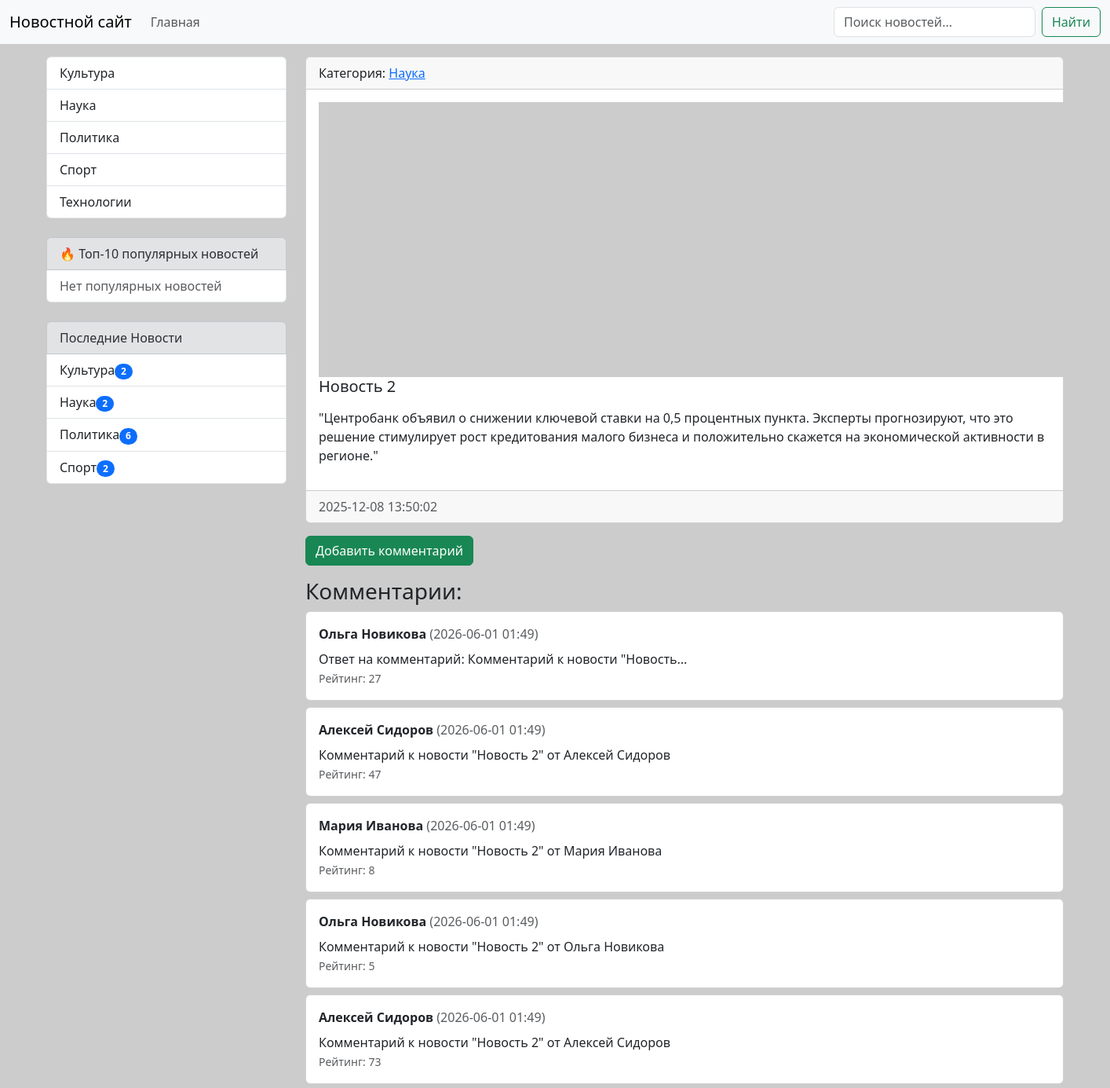
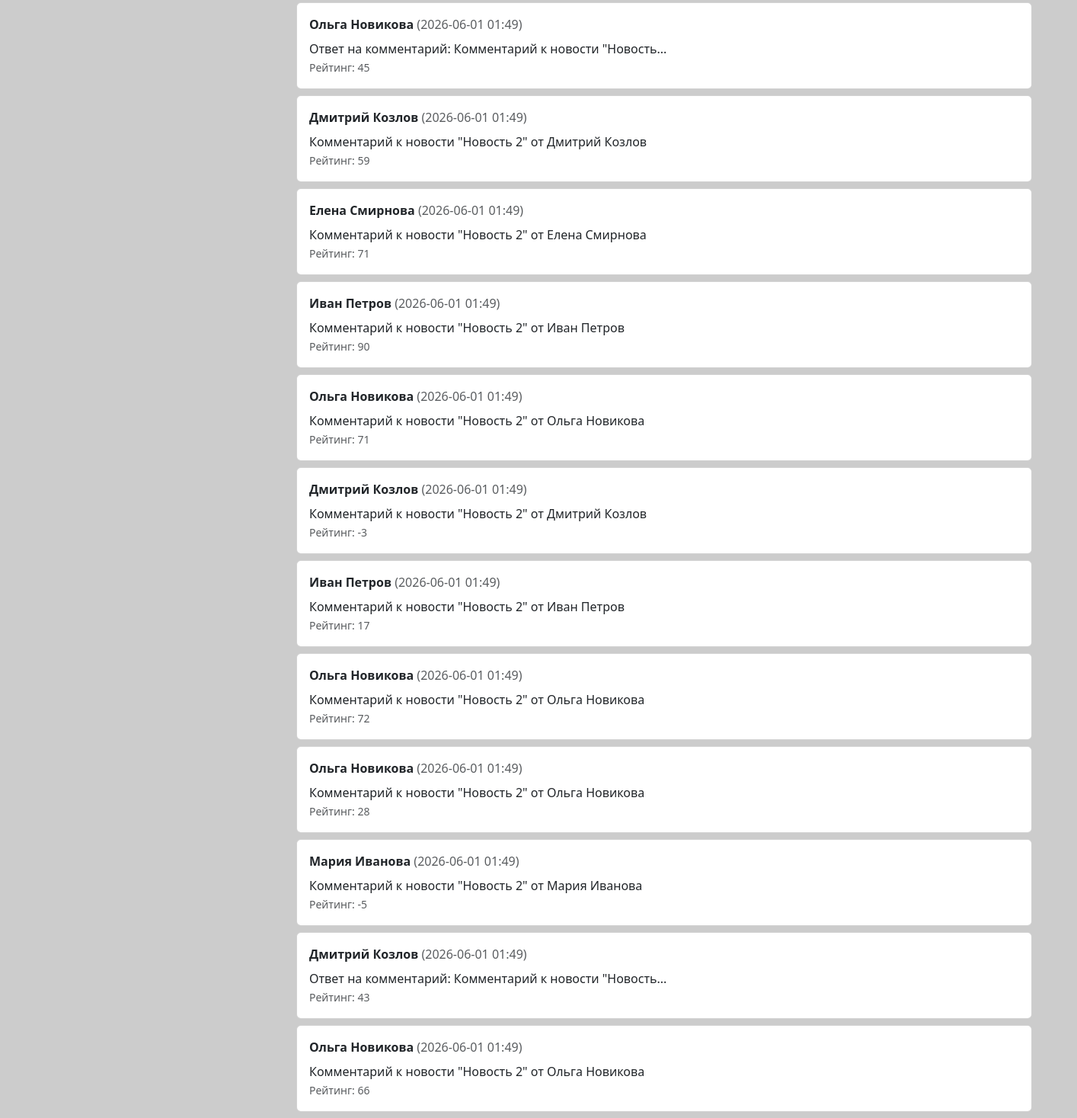
The app's page /news/news/2/ with its own data (2 pictures, top to bottom).
### news/models.py (models this page shows, shortened)
class Category(models.Model):
    title = models.CharField(max_length=150, db_index=True, verbose_name='Наименование категории')
    def __str__(self):
        return self.title
    def get_absolute_url(self):
        return reverse('news:category', kwargs={'category_id': self.pk})

class News(models.Model):
    title = models.CharField(max_length=150, verbose_name='Наименование')
    content = models.TextField(blank=True, verbose_name='Контент')
    created_at = models.DateTimeField(auto_now_add=True, verbose_name='Дата публикации')
    updated_at = models.DateTimeField(auto_now=True, verbose_name='Обновлено')
    photo = models.ImageField(upload_to='photos/%Y/%m/%d', verbose_name='Фото', blank=True)
    is_published = models.BooleanField(default=True, verbose_name='Опубликовано')
    category = models.ForeignKey(Category, on_delete=models.PROTECT, null=True, verbose_name='Категория', related_name='get_news')
    views = models.IntegerField(default=0, verbose_name='Просмотры')
    class Meta:
        verbose_name = 'Новость'
        verbose_name_plural = 'Новости'
        ordering = ['-created_at']

class Comment(models.Model):
    author = models.ForeignKey(Author, on_delete=models.CASCADE, related_name='comments', verbose_name='Автор')
    news = models.ForeignKey(News, on_delete=models.CASCADE, related_name='comments', verbose_name='Новость')
    parent = models.ForeignKey('self', on_delete=models.CASCADE, null=True, blank=True, related_name='replies', verbose_name='Ответ на комментарий')
    text = models.TextField(verbose_name='Текст комментария')
    rating = models.IntegerField(default=0, verbose_name='Рейтинг')
    created_at = models.DateTimeField(auto_now_add=True, verbose_name='Дата создания')
    class Meta:
        verbose_name = 'Комментарий'
        verbose_name_plural = 'Комментарии'
        ordering = ['-created_at']

class Author(models.Model):
    name = models.CharField(max_length=100, verbose_name='Имя автора')
    email = models.EmailField(verbose_name='Email', blank=True)
    class Meta:
        verbose_name = 'Автор'
        verbose_name_plural = 'Авторы'
        ordering = ['name']

### news/views.py (the view)
# urls.py: path('news/<int:pk>/', ViewNews.as_view(), name='view_news'),
class ViewNews(DetailView):
    model = News
    context_object_name = 'news_item'
    template_name = 'news/view_news.html'

### news/templatetags/news_tags.py (called while the page is built)
@register.simple_tag(name='get_list_categories')
def get_categories():
    return Category.objects.all()

@register.inclusion_tag('news/list_categories.html')
def show_categories(arg1='Последние', arg2='Новости'):
    categories = Category.objects.annotate(cnt=Count('get_news')).filter(cnt__gt=0)
    return {'categories': categories, 'arg1': arg1, 'arg2': arg2}

### news/templates/news/view_news.html (shortened to what this page needs)
{% extends 'base.html' %}
{% block sidebar %}
{% include 'inc/_sidebar.html' %}
{% endblock %}
{% block content %}
<div class="card mb-3">
    <div class="card-header">
        Категория:
        <a href="{{ news_item.category.get_absolute_url }}">{{ news_item.category }}</a>
    </div>
    <div class="card-body">
        <div class="media">
            {% if news_item.photo %}
                <img src="{{ news_item.photo.url }}" alt="" width="350" class="mr-3">
            {% else %}
                <img src="https://picsum.photos/id/1060/350/235/?blur=2" alt="" class="mr-3">
            {% endif %}
            <div class="media-body">
                <h5 class="card-title">{{ news_item.title }}</h5>
                <p class="card-text">{{ news_item.content|safe|linebreaks }}</p>
            </div>
        </div>
    </div>
    <div class="card-footer text-muted">
        {{ news_item.created_at|date:"Y-m-d H:i:s" }}
    </div>
</div>
<div class="mt-3 mb-3">
    <a href="{% url 'news:add_comment' news_item.pk %}" class="btn btn-success">Добавить комментарий</a>
</div>
<h3>Комментарии:</h3>
{% for comment in news_item.comments.all %}
    <div class="card mb-2">
        <div class="card-body">
            <strong>{{ comment.author.name }}</strong>
            <span class="text-muted">({{ comment.created_at|date:"Y-m-d H:i" }})</span>
            <p class="mb-0 mt-2">{{ comment.text }}</p>
            <small class="text-muted">Рейтинг: {{ comment.rating }}</small>
        </div>
    </div>
{% empty %}
    <p>Нет комментариев. Будьте первым!</p>
{% endfor %}
{% endblock %}

### templates/inc/_sidebar.html
{% load news_tags %}
<div class="list-group">
    {% get_list_categories as categories %}
    {% for item in categories %}
        <a href="{% url 'news:category' item.pk %}"
           class="list-group-item list-group-item-action">
           {{ item.title }}
        </a>
    {% endfor %}
</div>
<br>
<div class="list-group">
    <div class="list-group-item list-group-item-secondary">
        🔥 Топ-10 популярных новостей
    </div>
    {% for news in popular_news %}
        <a href="{{ news.get_absolute_url }}"
           class="list-group-item list-group-item-action d-flex justify-content-between align-items-center">
            {{ news.title }}
            <span class="badge bg-primary rounded-pill">{{ news.views }}</span>
        </a>
    {% empty %}
        <div class="list-group-item text-muted">
            Нет популярных новостей
        </div>
    {% endfor %}
</div>
<br>
{% show_categories %}

### news/templates/news/list_categories.html
<div class="list-group">
    <div class="list-group-item list-group-item-secondary">{{ arg1 }} {{ arg2 }}</div>
    {% for item in categories %}
        <a href="{{ item.get_absolute_url }}" class="list-group-item list-group-item-action">{{ item.title }}<span class = "badge bg-primary rounded-pill">{{item.cnt}}</span></a>
    {% endfor %}
</div>

### MySite/static/css/style.css (style rules this page uses)
body { background-color: #ccc; }

### records on screen
Category: title "Культура", cnt "2"
Category: title "Наука", cnt "2"
Category: title "Политика", cnt "6"
Category: title "Спорт", cnt "2"
Category: title "Технологии"
News: category "Наука", title "Новость 2", content "\"Центробанк объявил о снижении ключевой ставки на 0,5 процентных пункта. Эксперты прогнозируют, что это решение стимулирует рост кредитования малого бизнеса и положительно скажется на экономической активности в регионе.\"", created_at "2025-12-08 13:50:02"
Comment: author.name "Ольга Новикова", created_at "2026-06-01 01:49", text "Ответ на комментарий: Комментарий к новости \"Новость...", rating "27"
Comment: author.name "Алексей Сидоров", created_at "2026-06-01 01:49", text "Комментарий к новости \"Новость 2\" от Алексей Сидоров", rating "47"
Comment: author.name "Мария Иванова", created_at "2026-06-01 01:49", text "Комментарий к новости \"Новость 2\" от Мария Иванова", rating "8"
Comment: author.name "Ольга Новикова", created_at "2026-06-01 01:49", text "Комментарий к новости \"Новость 2\" от Ольга Новикова", rating "5"
Comment: author.name "Алексей Сидоров", created_at "2026-06-01 01:49", text "Комментарий к новости \"Новость 2\" от Алексей Сидоров", rating "73"
Comment: author.name "Ольга Новикова", created_at "2026-06-01 01:49", text "Ответ на комментарий: Комментарий к новости \"Новость...", rating "45"
Comment: author.name "Дмитрий Козлов", created_at "2026-06-01 01:49", text "Комментарий к новости \"Новость 2\" от Дмитрий Козлов", rating "59"
Comment: author.name "Елена Смирнова", created_at "2026-06-01 01:49", text "Комментарий к новости \"Новость 2\" от Елена Смирнова", rating "71"
Comment: author.name "Иван Петров", created_at "2026-06-01 01:49", text "Комментарий к новости \"Новость 2\" от Иван Петров", rating "90"
Comment: author.name "Ольга Новикова", created_at "2026-06-01 01:49", text "Комментарий к новости \"Новость 2\" от Ольга Новикова", rating "71"
Comment: author.name "Дмитрий Козлов", created_at "2026-06-01 01:49", text "Комментарий к новости \"Новость 2\" от Дмитрий Козлов", rating "-3"
Comment: author.name "Иван Петров", created_at "2026-06-01 01:49", text "Комментарий к новости \"Новость 2\" от Иван Петров", rating "17"
Comment: author.name "Ольга Новикова", created_at "2026-06-01 01:49", text "Комментарий к новости \"Новость 2\" от Ольга Новикова", rating "72"
Comment: author.name "Ольга Новикова", created_at "2026-06-01 01:49", text "Комментарий к новости \"Новость 2\" от Ольга Новикова", rating "28"
Comment: author.name "Мария Иванова", created_at "2026-06-01 01:49", text "Комментарий к новости \"Новость 2\" от Мария Иванова", rating "-5"
Comment: author.name "Дмитрий Козлов", created_at "2026-06-01 01:49", text "Ответ на комментарий: Комментарий к новости \"Новость...", rating "43"
Comment: author.name "Ольга Новикова", created_at "2026-06-01 01:49", text "Комментарий к новости \"Новость 2\" от Ольга Новикова", rating "66"

### other values on screen
{{ arg1 }} "Последние"
{{ arg2 }} "Новости"
